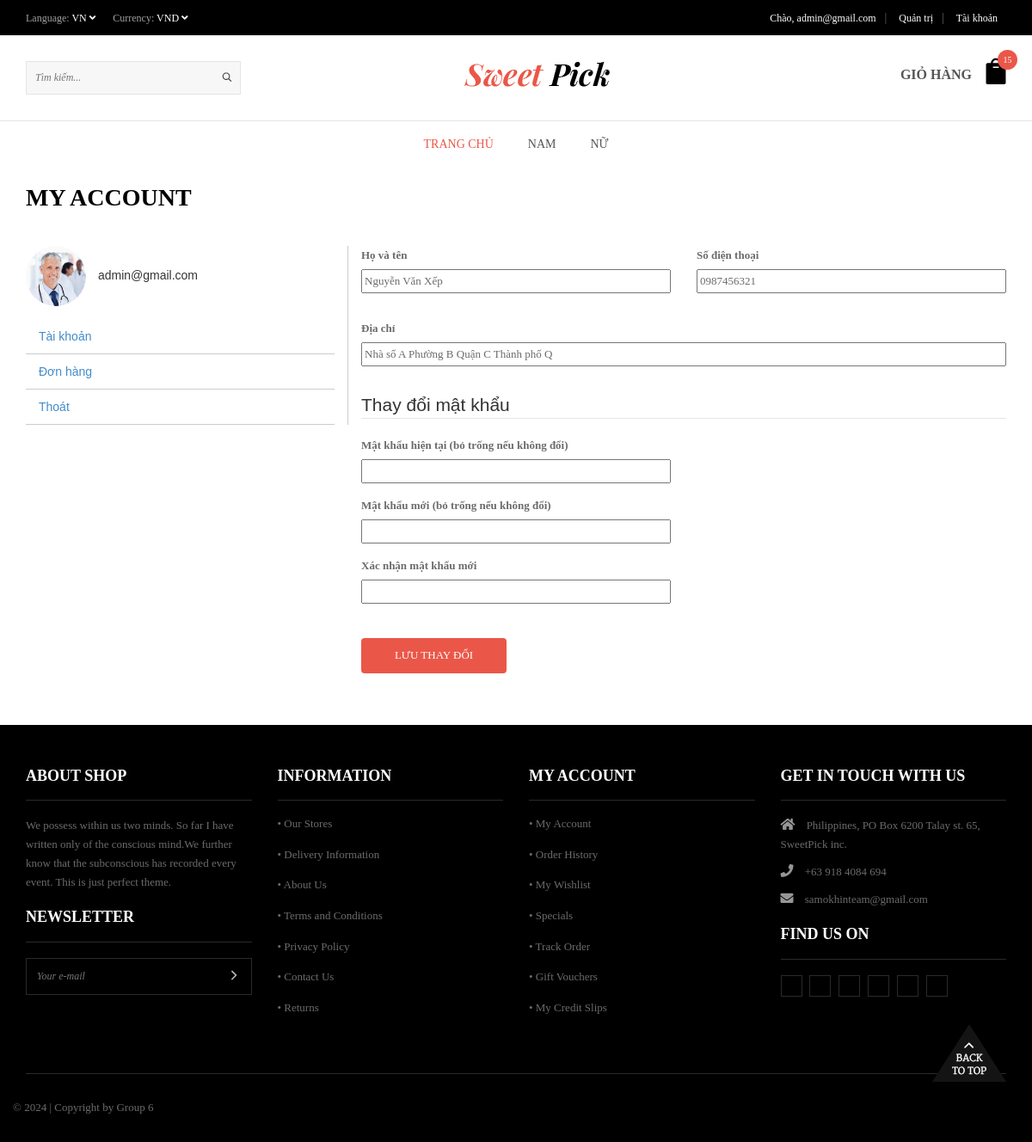
The app's page /?url=taikhoan (signed in) with its own data.
### tables this page shows
CREATE TABLE `nguoi_dung` (
  `ma_nguoi_dung` int(11) NOT NULL,
  `email` varchar(255) NOT NULL,
  `mat_khau` varchar(255) NOT NULL,
  `quyen` int(1) NOT NULL,
  `anh_dai_dien` varchar(255) DEFAULT 'users/avatar.jpg',
  `ho_va_ten` varchar(255) DEFAULT NULL,
  `dia_chi` varchar(255) DEFAULT NULL,
  `so_dien_thoai` varchar(255) DEFAULT NULL,
  `trang_thai` int(1) DEFAULT 1,
  `kich_hoat` tinyint(1) NOT NULL DEFAULT 0,
  `ma` int(11) DEFAULT NULL,
  `ngay_tao` timestamp NOT NULL DEFAULT current_timestamp()
);

### app/controllers/users/AccountControllers.php (called while the page is built, shortened)
<?php
    function taiKhoan() {
        $email = $_SESSION["user"]["email"];
        $user = getNguoiDungEmail($email);
        include VIEWS_URL . "users/taikhoan.php";
    }
?>

### app/models/pdo.php (called while the page is built, shortened)
<?php
function getConnect() {
    try {
        $connect = new PDO(
            "mysql:host=" . DB_HOST .
            ";port=" . DB_PORT .
            ";dbname=" . DB_DATABASE .
            ";charset=" . DB_CHARSET,
            DB_USERNAME,
            DB_PASSWORD
        );
        $connect -> setAttribute(PDO::ATTR_ERRMODE, PDO::ERRMODE_EXCEPTION);
        return $connect;
    }
    catch(PDOException $e) {
        echo "Loi ket noi den database " . $e -> getMessage();
    }
}
function getData($sql, $getAll = true) {
    try {
        $connect = getConnect();
        $stmt = $connect -> prepare($sql);
        $stmt -> execute();
    }
    catch(PDOException $e) {
        echo "loi cau lenh: $sql";
    }
    finally {
        unset($connect);
    }
    if($getAll) {
        return $stmt -> fetchAll();
    }
    return $stmt -> fetch();
}
?>

### app/models/NguoiDungModels.php (called while the page is built, shortened)
<?php
require_once "pdo.php";
function getNguoiDungEmail($email)
{
    $sql = "SELECT * FROM nguoi_dung WHERE email = '$email'";
    return getData($sql, false);
}

### app/views/users/taikhoan.php (the view, shortened to what this page needs)
<main id="main" class="" style="padding-bottom: 50px;">
    <div class="my-account-header page-title normal-title">
        <div class="page-title-inner flex-row container text-left">
            <div class="flex-col flex-grow medium-text-center">
                <h1 class="uppercase mb-0">My Account</h1>
            </div>
        </div>
    </div>
    <div class="page-wrapper my-account" style="margin-top: 30px;">
        <div class="container" role="main">
            <div class="row vertical-tabs">
                <div class="col-md-4" style="border-right: 1px solid #ccc;">
                    <div class="account-user circle">
                        <span class="image mr-half inline-block">
                            <img
                                alt=""
                                src="<?php echo IMAGES_URL . $_SESSION["user"]["anh_dai_dien"] ?>"
                                height="70"
                                width="70"
                                style="border-radius: 50%;"
                            >
                        </span>
                        <span class="user-name inline-block" style="margin-left: 10px;">
                            <?php echo $_SESSION["user"]["email"] ?>
                        </span>
                    </div>
                    <ul class="nav nav-line nav-uppercase nav-vertical" style="margin-top: 15px;">
                        <li style="border-bottom: 1px solid #ccc;">
                            <a href="?url=taikhoan">Tài khoản</a>
                        </li>
                        <li style="border-bottom: 1px solid #ccc;">
                            <a href="?url=taikhoan/donhang">Đơn hàng</a>
                        </li>
                        <li style="border-bottom: 1px solid #ccc;">
                            <a href="?url=dangxuat">Thoát</a>
                        </li>
                    </ul>
                </div>
                <div class="col-md-8">
                    <form action="?url=taikhoan" method="post">
                        <div class="row">
                            <div class="col-md-6">
                                <p>
                                    <label class="btn-block" >Họ và tên</label>
                                    <input
                                        type="text"
                                        name="hoVaTen"
                                        style="width: 100%;"
                                        value="<?php echo $user["ho_va_ten"] ?>"
                                    >
                                </p>
                            </div>
                            <div class="col-md-6">
                                <p>
                                    <label class="btn-block" >Số điện thoại</label>
                                    <input
                                        type="text"
                                        name="soDienThoai"
                                        style="width: 100%;"
                                        value="<?php echo $user["so_dien_thoai"] ?>"
                                    >
                                </p>
                            </div>
                            <div class="col-md-12" style="margin: 30px 0;">
                                <p>
                                    <label class="btn-block" >Địa chỉ</label>
                                    <input
                                        type="text"
                                        name="diaChi"
                                        style="width: 100%;"
                                        value="<?php echo $user["dia_chi"] ?>"
                                    >
                                </p>
                            </div>
                        </div>
                        <fieldset style="margin-bottom: 40px;">
                            <legend>Thay đổi mật khẩu</legend>
                            <div class="row">
                                <div class="col-md-6">
                                    <p>
                                        <label class="btn-block" >Mật khẩu hiện tại (bỏ trống nếu không đổi)</label>
                                        <input
                                            type="password"
                                            style="width: 100%;"
                                            name="matKhauHienTai"
                                            value="<?php echo $matKhauHienTai ?? '' ?>"
                                        >
                                    </p>
                                </div>
                            </div>
                            <div class="row" style="margin-top: 15px;">
                                <div class="col-md-6">
                                    <p>
                                        <label class="btn-block" >Mật khẩu mới (bỏ trống nếu không đổi)</label>
                                        <input
                                            type="password"
                                            style="width: 100%;"
                                            name="matKhau1"
                                            value="<?php echo $matKhau1 ?? '' ?>"
                                        >
                                    </p>
                                </div>
                            </div>
                            <div class="row" style="margin-top: 15px;">
                                <div class="col-md-6">
                                    <p>
                                        <label class="btn-block" >Xác nhận mật khẩu mới</label>
                                        <input
                                            type="password"
                                            style="width: 100%;"
                                            name="matKhau2"
                                            value="<?php echo $matKhau2 ?? '' ?>"
                                        >
                                    </p>
                                </div>
                            </div>
                        </fieldset>
                        <button
                            type="submit"
                            class="btn medium-button button-red mb10"
                        >
                            Lưu thay đổi
                        </button>
                    </form>
                </div>
            </div>
        </div>
    </div>
</main>

### assets/gd-client/max-themes.net/demos/sweetpick/css/fullwidth.css (style rules this page uses)
html { overflow-x:hidden; padding: 0 !important; background:#fff; margin:0px !important; }

### assets/gd-client/max-themes.net/demos/sweetpick/css/colors/red-black.css (style rules this page uses)
.button-red { background-color: #ea5748; }

### records on screen
nguoi_dung: hoVaTen "Nguyễn Văn Xếp", soDienThoai "0987456321", diaChi "Nhà số A Phường B Quận C Thành phố Q"

### other values on screen
$_SESSION["user"]["email"] "admin@gmail.com"
$sumProductInCart["tong"] "15"
